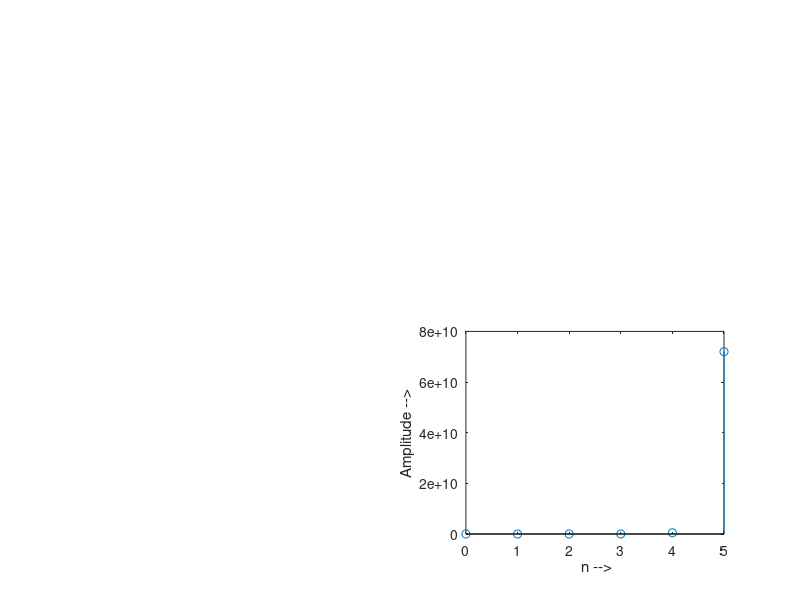

The MATLAB script that drew this image:
n2=input('length of exponential sequence');
t=0:n2;
a=input('Enter the ‘a’ value');
y2=exp(a*t);
subplot(2,2,4);
stem(t,y2);
ylabel('Amplitude -->');
xlabel(' n -->');